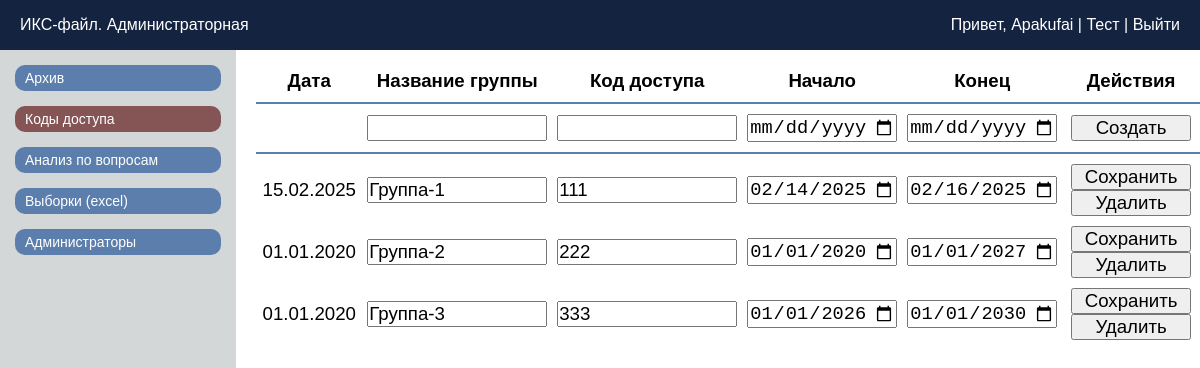
/cab_codes (signed in), run on an earlier commit of the app's database.
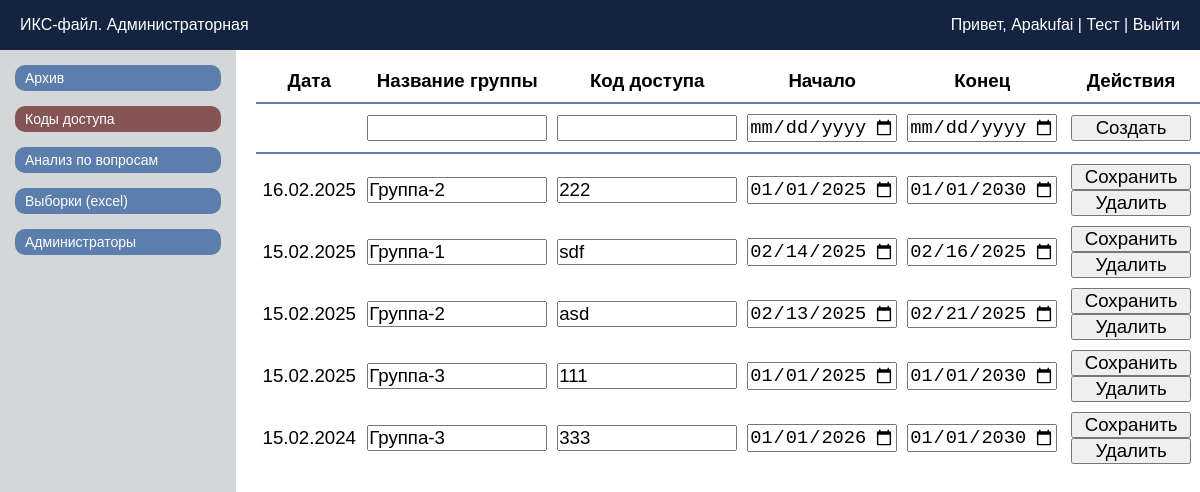
And on a later commit of the database.
### tables this page shows
CREATE TABLE ISeC_accessCodes (
    codeId TEXT PRIMARY KEY,
    testGroup TEXT UNIQUE,
    code TEXT UNIQUE,
    dateFrom TEXT,
    dateUntil TEXT
);

### app.py (the view)
@app.route('/cab_codes')
def cab_codes():
    if 'adminName' not in session:
        return redirect(url_for('cab_login'))
    conn = get_db_connection()
    cursor = conn.cursor()
    cursor.execute("SELECT codeId, testGroup, code, dateFrom, dateUntil FROM ISeC_accessCodes")
    access_codes = cursor.fetchall()
    conn.close()
    codes_list = []
    for row in access_codes:
        codes_list.append({
            'code_id': row[0],
            'test_group': row[1],
            'code': row[2],
            'start_date': datetime.strptime(row[3], '%Y-%m-%d').date().strftime('%Y-%m-%d'),
            'end_date': datetime.strptime(row[4], '%Y-%m-%d').date().strftime('%Y-%m-%d')
        })
    def sort_key(item):
        date_str = item['test_group'][:10]  # Берем первые 10 символов
        group_name_str = item['test_group'][11:]  # От 10 до последнего символа
        date_parts = date_str.split('.')  # Разбиваем по точкам
        formatted_date = f"{date_parts[2]}{date_parts[1]}{date_parts[0]}"  # YYYYMMDD
        return (formatted_date, group_name_str)  # Сначала по дате, потом по имени группы
    sorted_codes_list = sorted(codes_list, key=sort_key)
    sorted_codes_list.sort(key=lambda x: x['test_group'][:10], reverse=True)
    return render_template('cab_codes.html', accessRows=sorted_codes_list)

### app.py (called while the page is built)
def get_db_connection():
    try:
        db_path = os.path.join(os.path.dirname(__file__), 'database/ISeC_database.db')
        if not os.path.exists(db_path):
            print(f"База данных не найдена по пути: {db_path}")
        print("Попытка подключения к базе данных...")
        conn = sqlite3.connect(db_path)  # Укажите путь к вашей базе данных
        conn.row_factory = sqlite3.Row  # Позволяет обращаться к столбцам по именам
        print("Подключение успешно.")
        return conn
    except sqlite3.Error as e:
        print(f"Ошибка подключения к базе данных: {e}")
        return None

### templates/cab_codes.html (shortened to what this page needs)
<!doctype html>
<html lang="ru">
<head>
	<link rel="stylesheet" href="{{ url_for('static', filename='css/style_adminCab.css') }}">
</head>
<body>
	<header class="header">
		<div class="header_ISeC">ИКС-файл. Администраторная</div>
		<div class="header_admin">
			<span>
				Привет, <a href="{{ url_for('index') }}">{{ session['adminName'] }}</a> |
				<a href="{{ url_for('index') }}">Тест</a> |
				<a href="{{ url_for('cab_logout') }}">Выйти</a>
			</span>
		</div>
	</header>
	<main class="main">
		<div class="side_menu">
			<button class="btn_sidelink" onclick="window.location.href='http://127.0.0.1:5000/cab_archive'">
				Архив
			</button>
			<button class="btn_sidelink_actual" onclick="window.location.href='http://127.0.0.1:5000/cab_codes'">
				Коды доступа
			</button>
			<button class="btn_sidelink" onclick="window.location.href='http://127.0.0.1:5000/cab_analysis'">
				Анализ по вопросам
			</button>
			<button class="btn_sidelink" onclick="window.location.href='http://127.0.0.1:5000/cab_excelgen'">
				Выборки (excel)
			</button>
			<button class="btn_sidelink" onclick="window.location.href='http://127.0.0.1:5000/cab_admins'">
				Администраторы
			</button>
		</div>
		<div class="central_codes">
			<table>
				<thead>
					<tr class="entrycode_head">
						<th class="entrycode_head_th_0">
							<p>Дата</p>
						</th>
						<th class="entrycode_head_th_1">
							<p>Название группы</p>
						</th>
						<th class="entrycode_head_th_2">
							<p>Код доступа</p>
						</th>
						<th class="entrycode_head_th_3">
							<p>Начало</p>
						</th>
						<th class="entrycode_head_th_4">
							<p>Конец</p>
						</th>
						<th colspan="2" class="entrycode_head_th_5">
							<p>Действия</p>
						</th>
					</tr>
				</thead>
				<tbody>
					<tr class="entrycode_block_create">
						<td class="entrycode_block_td_0">
						</td>
						<td class="entrycode_block_td_1">
							<input type="text" name="test_group">
						</td>
						<td class="entrycode_block_td_2">
							<input type="text" name="code">
						</td>
						<td class="entrycode_block_td_3">
							<input type="date" name="start_date">
						</td>
						<td class="entrycode_block_td_4">
							<input type="date" name="end_date">
						</td>
						<td class="entrycode_block_td_5">
							<button onclick="createCode(this)">Создать</button>
						</td>
					</tr>
					{% for accessRow in accessRows %}
					<tr class="entrycode_block">
						<td class="entrycode_block_td_0">
							{{ accessRow.test_group[:10] }}
						</td>
						<td class="entrycode_block_td_1">
							<input type="text" name="test_group" value="{{ accessRow.test_group[11:] }}">
						</td>
						<td class="entrycode_block_td_2">
							<input type="text" name="code" value="{{ accessRow.code }}">
						</td>
						<td class="entrycode_block_td_3">
							<input type="date" name="start_date" value="{{ accessRow.start_date }}">
						</td>
						<td class="entrycode_block_td_4">
							<input type="date" name="end_date" value="{{ accessRow.end_date }}">
						</td>
						<td class="entrycode_block_td_5">
							<button code_id="{{ accessRow.code_id }}" onclick="updateCode(this)">Сохранить</button>
							<button code_id="{{ accessRow.code_id }}" test_group="{{ accessRow.test_group }}" onclick="deleteCode(this)">Удалить</button>
						</td>
					</tr>
					{% endfor %}
				</tbody>
			</table>
		</div>
	</main>
</body>
</html>

### static/css/style_adminCab.css (style rules this page uses)
* { margin: 0; padding: 0; box-sizing: border-box; }
body { font-family: Arial, sans-serif; background-color: #ffffff; }
.header { width: 100%; height: 50px; display: flex; justify-content: space-between; align-items: center; padding: 0 10px; color: #ffffff; background-color: #142440; }
.header_ISeC { padding-left: 10px; }
.header_admin { text-align: right; padding-right: 10px; }
a { text-decoration: none; color: inherit; background-color: transparent; }
.main { display: flex; flex-direction: row; }
.side_menu { padding-top: 15px; display: flex; flex-direction: column; width: 250px; background-color: #d3d7d8; height: calc(100vh - 50px); gap: 15px; }
.btn_sidelink { color: #ffffff; background-color: #5b7ead; text-align: left; font-size: 14px; margin: 0 15px; padding: 5px 0 5px 10px; border-radius: 10px; border: none; cursor: pointer; }
.btn_sidelink_actual { color: #ffffff; background-color: #855555; text-align: left; font-size: 14px; margin: 0 15px; padding: 5px 0 5px 10px; border-radius: 10px; border: none; cursor: pointer; }
.entrycode_head, .entrycode_block_create td { border-bottom: 2px solid #5b7ead; }
.entrycode_block_create td { padding: 10px 5px; }
.entrycode_head * { padding-bottom: 5px; }
.entrycode_block td { padding-top: 10px; }
.central_codes * { border-collapse: collapse; font-size: 14pt; }
.central_codes table { margin: 20px 0 0 20px; }
.entrycode_head_th_0 { width: 120px; }
.entrycode_block_td_0 { padding: 0 5px; text-align: center; }
.entrycode_head_th_1, .entrycode_block_td_1 input { width: 180px; }
.entrycode_block_td_1 { padding: 0 5px; }
.entrycode_head_th_2, .entrycode_block_td_2 input { width: 180px; }
.entrycode_block_td_2 { padding: 0 5px; }
.entrycode_head_th_3, .entrycode_block_td_3 input { width: 150px; }
.entrycode_block_td_3 { padding: 0 5px; }
.entrycode_head_th_4, .entrycode_block_td_4 input { width: 150px; }
.entrycode_block_td_4 { padding: 0 5px; }
.entrycode_block_td_5 { text-align: center; padding: 0 5px; width: 180px; }
.entrycode_block_td_5 button { width: 120px; }

What changed in the data, as far as the page shows it:
removed ISeC_accessCodes: testGroup "15.02.2025", test_group "Группа-1", code "111", start_date "02/14/2025", end_date "02/16/2025"
removed ISeC_accessCodes: testGroup "01.01.2020", test_group "Группа-2", code "222", start_date "01/01/2020", end_date "01/01/2027"
added ISeC_accessCodes: testGroup "16.02.2025", test_group "Группа-2", code "222", start_date "01/01/2025", end_date "01/01/2030"
added ISeC_accessCodes: testGroup "15.02.2025", test_group "Группа-1", code "sdf", start_date "02/14/2025", end_date "02/16/2025"
added ISeC_accessCodes: testGroup "15.02.2025", test_group "Группа-2", code "asd", start_date "02/13/2025", end_date "02/21/2025"
added ISeC_accessCodes: testGroup "15.02.2025", test_group "Группа-3", code "111", start_date "01/01/2025", end_date "01/01/2030"
changed ISeC_accessCodes (number 5 of 5 on the later page): testGroup "01.01.2020" → "15.02.2024"
